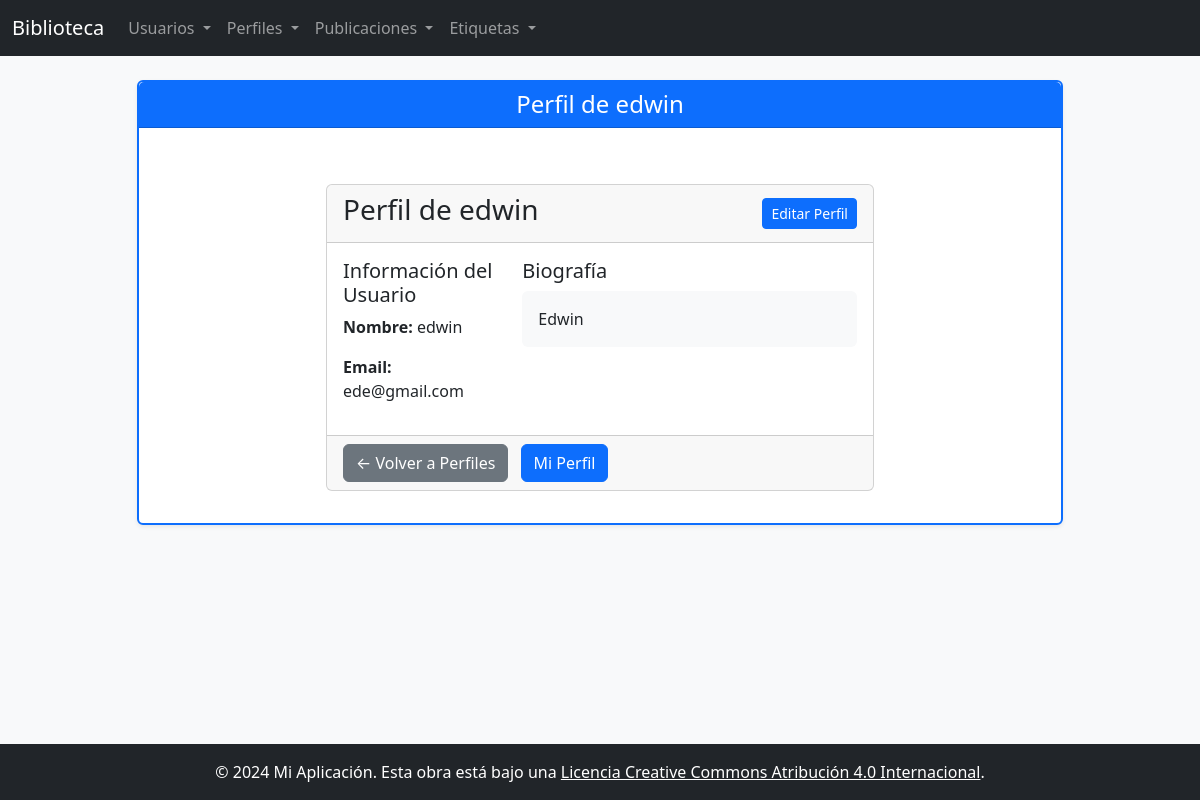
The app's page /perfil/mi-perfil (signed in), older data.
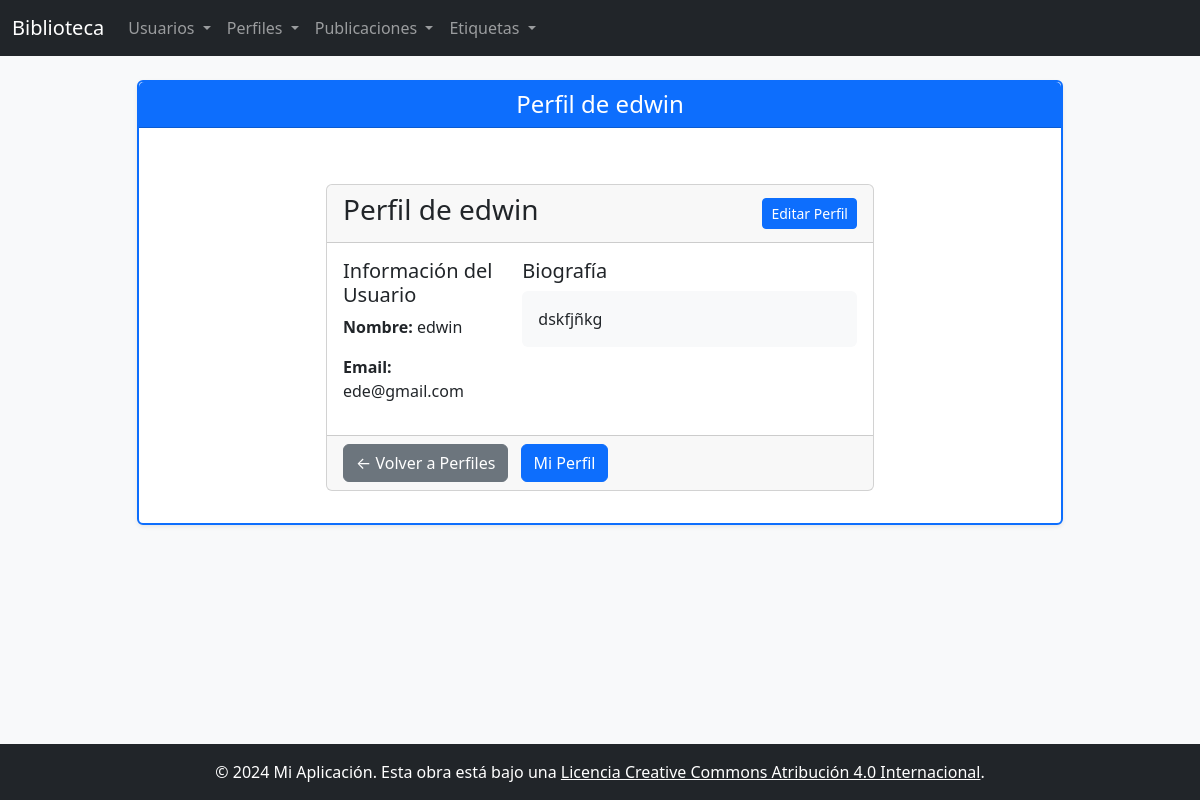
The same page, newer data.
### app/models/perfil.py (models this page shows, shortened)
class Perfil(db.Model):
    __tablename__ = 'perfiles'
    idPerfil = db.Column(db.Integer, primary_key=True)
    bio = db.Column(db.Text, nullable=True)
    user_id = db.Column(db.Integer, db.ForeignKey('users.idUser'), nullable=False)
    user = db.relationship('User', back_populates='perfil')

### app/routes/perfil_route.py (the view)
@bp.route('/mi-perfil')
@login_required
def mi_perfil():
    perfil = Perfil.query.filter_by(user_id=current_user.idUser).first()
    if not perfil:
        return redirect(url_for('perfil.add'))
    return render_template('perfil/detail.html', perfil=perfil)

### app/templates/perfil/detail.html
{% extends "base.html" %}
{% block titulo_pagina %}Perfil de {{ perfil.user.nameUser }}{% endblock %}
{% block content %}
<div class="container mt-4">
    <div class="row justify-content-center">
        <div class="col-md-8">
            <div class="card">
                <div class="card-header d-flex justify-content-between align-items-center">
                    <h3>Perfil de {{ perfil.user.nameUser }}</h3>
                    {% if perfil.user_id == current_user.idUser %}
                    <a href="{{ url_for('perfil.edit', id=perfil.idPerfil) }}" class="btn btn-primary btn-sm">Editar Perfil</a>
                    {% endif %}
                </div>
                <div class="card-body">
                    <div class="row">
                        <div class="col-md-4">
                            <h5>Información del Usuario</h5>
                            <p><strong>Nombre:</strong> {{ perfil.user.nameUser }}</p>
                            <p><strong>Email:</strong> {{ perfil.user.email }}</p>
                        </div>
                        <div class="col-md-8">
                            <h5>Biografía</h5>
                            {% if perfil.bio %}
                            <div class="bg-light p-3 rounded">
                                {{ perfil.bio }}
                            </div>
                            {% else %}
                            <div class="alert alert-secondary">
                                <em>Este usuario aún no ha escrito su biografía.</em>
                            </div>
                            {% endif %}
                        </div>
                    </div>
                </div>
                <div class="card-footer">
                    <a href="{{ url_for('perfil.index') }}" class="btn btn-secondary">← Volver a Perfiles</a>
                    {% if perfil.user_id == current_user.idUser %}
                    <a href="{{ url_for('perfil.mi_perfil') }}" class="btn btn-primary ms-2">Mi Perfil</a>
                    {% endif %}
                </div>
            </div>
        </div>
    </div>
</div>
{% endblock %}

Row changes from the older to the newer data that the page shows:
changed Perfil: bio "Edwin" → "dskfjñkg"
